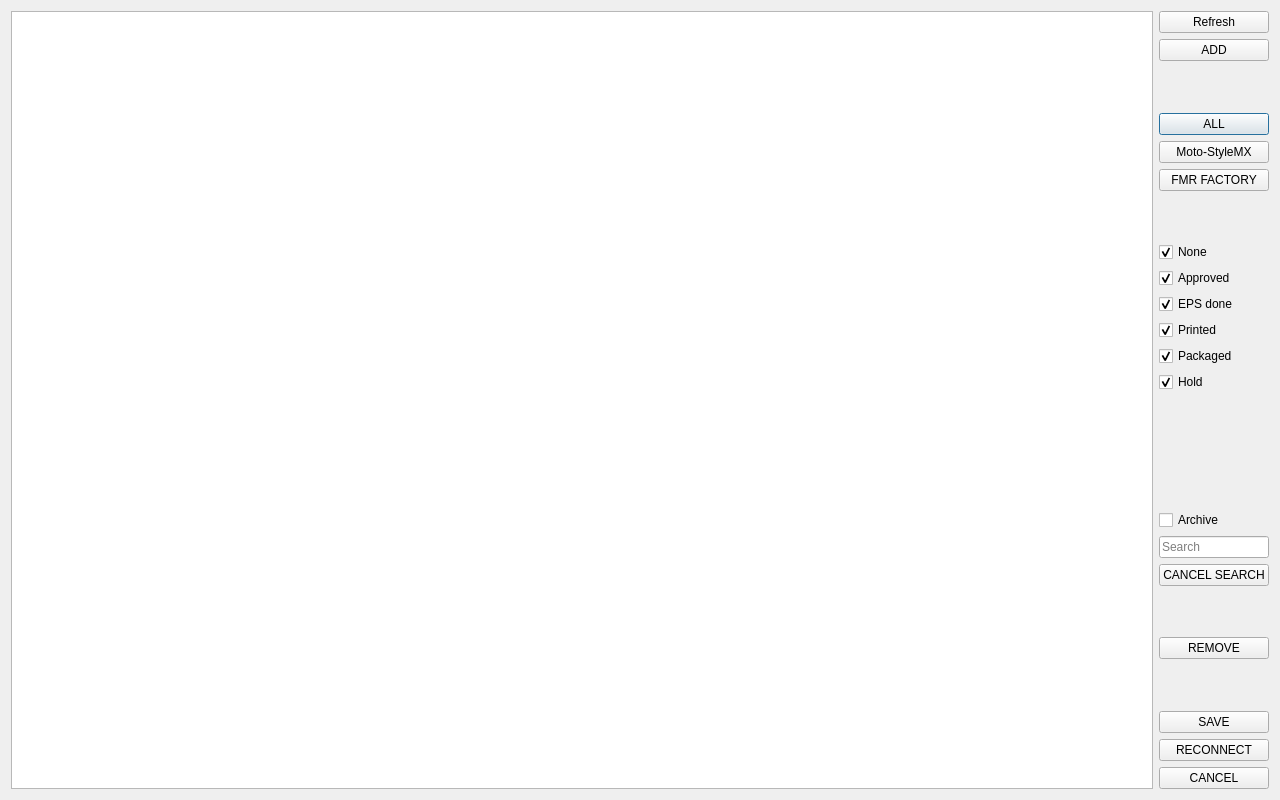
<?xml version="1.0" encoding="UTF-8"?>
<ui version="4.0">
 <class>DatabaseView</class>
 <widget class="QDialog" name="DatabaseView">
  <property name="geometry">
   <rect>
    <x>0</x>
    <y>0</y>
    <width>1280</width>
    <height>800</height>
   </rect>
  </property>
  <property name="sizePolicy">
   <sizepolicy hsizetype="Expanding" vsizetype="Expanding">
    <horstretch>0</horstretch>
    <verstretch>0</verstretch>
   </sizepolicy>
  </property>
  <property name="windowTitle">
   <string>Moto-StyleMX Database</string>
  </property>
  <layout class="QHBoxLayout" name="horizontalLayout_2">
   <item>
    <layout class="QHBoxLayout" name="horizontalLayout">
     <property name="sizeConstraint">
      <enum>QLayout::SetMinimumSize</enum>
     </property>
     <item>
      <widget class="QTableView" name="tableView">
       <property name="focusPolicy">
        <enum>Qt::ClickFocus</enum>
       </property>
       <property name="autoFillBackground">
        <bool>false</bool>
       </property>
       <property name="frameShadow">
        <enum>QFrame::Sunken</enum>
       </property>
       <property name="midLineWidth">
        <number>0</number>
       </property>
       <property name="sizeAdjustPolicy">
        <enum>QAbstractScrollArea::AdjustToContents</enum>
       </property>
       <property name="editTriggers">
        <set>QAbstractItemView::AnyKeyPressed|QAbstractItemView::CurrentChanged|QAbstractItemView::DoubleClicked|QAbstractItemView::EditKeyPressed</set>
       </property>
       <property name="alternatingRowColors">
        <bool>true</bool>
       </property>
       <property name="horizontalScrollMode">
        <enum>QAbstractItemView::ScrollPerItem</enum>
       </property>
       <property name="sortingEnabled">
        <bool>true</bool>
       </property>
      </widget>
     </item>
     <item>
      <layout class="QVBoxLayout" name="verticalLayout_2">
       <property name="sizeConstraint">
        <enum>QLayout::SetMaximumSize</enum>
       </property>
       <item>
        <widget class="QPushButton" name="refreshButton">
         <property name="toolTip">
          <string>&lt;html&gt;&lt;head/&gt;&lt;body&gt;&lt;p&gt;F5 or CTRL + R&lt;/p&gt;&lt;/body&gt;&lt;/html&gt;</string>
         </property>
         <property name="text">
          <string>Refresh</string>
         </property>
         <property name="default">
          <bool>true</bool>
         </property>
        </widget>
       </item>
       <item>
        <widget class="QPushButton" name="addButton">
         <property name="toolTip">
          <string>&lt;html&gt;&lt;head/&gt;&lt;body&gt;&lt;p&gt;Insert&lt;/p&gt;&lt;/body&gt;&lt;/html&gt;</string>
         </property>
         <property name="text">
          <string>ADD</string>
         </property>
        </widget>
       </item>
       <item>
        <spacer name="verticalSpacer_5">
         <property name="orientation">
          <enum>Qt::Vertical</enum>
         </property>
         <property name="sizeHint" stdset="0">
          <size>
           <width>20</width>
           <height>40</height>
          </size>
         </property>
        </spacer>
       </item>
       <item>
        <widget class="QPushButton" name="allButton">
         <property name="text">
          <string>ALL</string>
         </property>
         <property name="autoDefault">
          <bool>false</bool>
         </property>
         <property name="default">
          <bool>true</bool>
         </property>
        </widget>
       </item>
       <item>
        <widget class="QPushButton" name="motostyleButton">
         <property name="text">
          <string>Moto-StyleMX</string>
         </property>
         <property name="autoDefault">
          <bool>false</bool>
         </property>
        </widget>
       </item>
       <item>
        <widget class="QPushButton" name="fmrButton">
         <property name="text">
          <string>FMR FACTORY</string>
         </property>
         <property name="autoDefault">
          <bool>false</bool>
         </property>
         <property name="default">
          <bool>false</bool>
         </property>
        </widget>
       </item>
       <item>
        <spacer name="verticalSpacer_2">
         <property name="orientation">
          <enum>Qt::Vertical</enum>
         </property>
         <property name="sizeHint" stdset="0">
          <size>
           <width>20</width>
           <height>40</height>
          </size>
         </property>
        </spacer>
       </item>
       <item>
        <widget class="QCheckBox" name="noneCheckBox">
         <property name="text">
          <string>None</string>
         </property>
         <property name="checked">
          <bool>true</bool>
         </property>
        </widget>
       </item>
       <item>
        <widget class="QCheckBox" name="approvedCheckBox">
         <property name="text">
          <string>Approved</string>
         </property>
         <property name="checked">
          <bool>true</bool>
         </property>
        </widget>
       </item>
       <item>
        <widget class="QCheckBox" name="epsCheckBox">
         <property name="text">
          <string>EPS done</string>
         </property>
         <property name="checked">
          <bool>true</bool>
         </property>
        </widget>
       </item>
       <item>
        <widget class="QCheckBox" name="printedCheckBox">
         <property name="text">
          <string>Printed</string>
         </property>
         <property name="checked">
          <bool>true</bool>
         </property>
        </widget>
       </item>
       <item>
        <widget class="QCheckBox" name="packagedCheckBox">
         <property name="text">
          <string>Packaged</string>
         </property>
         <property name="checked">
          <bool>true</bool>
         </property>
        </widget>
       </item>
       <item>
        <widget class="QCheckBox" name="holdCheckBox">
         <property name="text">
          <string>Hold</string>
         </property>
         <property name="checked">
          <bool>true</bool>
         </property>
        </widget>
       </item>
       <item>
        <spacer name="verticalSpacer_6">
         <property name="orientation">
          <enum>Qt::Vertical</enum>
         </property>
         <property name="sizeHint" stdset="0">
          <size>
           <width>20</width>
           <height>40</height>
          </size>
         </property>
        </spacer>
       </item>
       <item>
        <widget class="QLabel" name="label">
         <property name="text">
          <string/>
         </property>
         <property name="alignment">
          <set>Qt::AlignCenter</set>
         </property>
        </widget>
       </item>
       <item>
        <spacer name="verticalSpacer_4">
         <property name="orientation">
          <enum>Qt::Vertical</enum>
         </property>
         <property name="sizeHint" stdset="0">
          <size>
           <width>20</width>
           <height>40</height>
          </size>
         </property>
        </spacer>
       </item>
       <item>
        <widget class="QCheckBox" name="archiveCheckBox">
         <property name="text">
          <string>Archive</string>
         </property>
        </widget>
       </item>
       <item>
        <widget class="QLineEdit" name="lineEdit">
         <property name="sizePolicy">
          <sizepolicy hsizetype="Minimum" vsizetype="Fixed">
           <horstretch>0</horstretch>
           <verstretch>0</verstretch>
          </sizepolicy>
         </property>
         <property name="placeholderText">
          <string>Search</string>
         </property>
         <property name="clearButtonEnabled">
          <bool>false</bool>
         </property>
        </widget>
       </item>
       <item>
        <widget class="QPushButton" name="cancelSearchButton">
         <property name="text">
          <string>CANCEL SEARCH</string>
         </property>
        </widget>
       </item>
       <item>
        <spacer name="verticalSpacer">
         <property name="orientation">
          <enum>Qt::Vertical</enum>
         </property>
         <property name="sizeHint" stdset="0">
          <size>
           <width>20</width>
           <height>40</height>
          </size>
         </property>
        </spacer>
       </item>
       <item>
        <widget class="QPushButton" name="removeButton">
         <property name="text">
          <string>REMOVE</string>
         </property>
        </widget>
       </item>
       <item>
        <spacer name="verticalSpacer_3">
         <property name="orientation">
          <enum>Qt::Vertical</enum>
         </property>
         <property name="sizeHint" stdset="0">
          <size>
           <width>20</width>
           <height>40</height>
          </size>
         </property>
        </spacer>
       </item>
       <item>
        <widget class="QPushButton" name="saveButton">
         <property name="text">
          <string>SAVE</string>
         </property>
        </widget>
       </item>
       <item>
        <widget class="QPushButton" name="reconnectButton">
         <property name="text">
          <string>RECONNECT</string>
         </property>
        </widget>
       </item>
       <item>
        <widget class="QPushButton" name="cancelButton">
         <property name="text">
          <string>CANCEL</string>
         </property>
        </widget>
       </item>
      </layout>
     </item>
    </layout>
   </item>
  </layout>
 </widget>
 <resources/>
 <connections/>
</ui>
